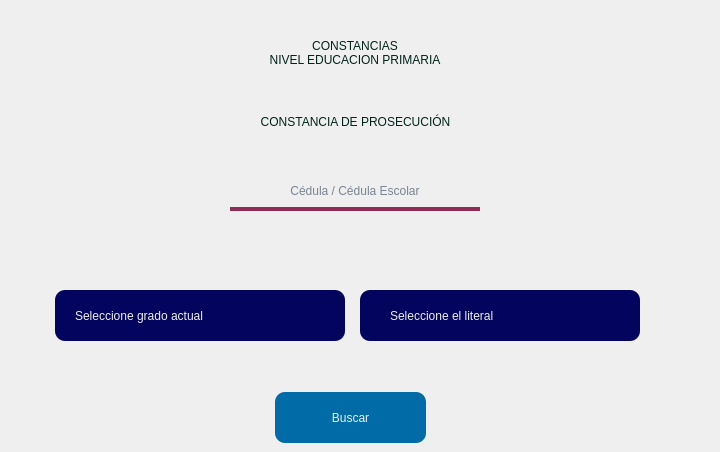
       <widget class="QWidget" name="ConsPro">
        <widget class="QLabel" name="Prim_Label">
         <property name="geometry">
          <rect>
           <x>0</x>
           <y>12</y>
           <width>710</width>
           <height>81</height>
          </rect>
         </property>
         <property name="styleSheet">
          <string notr="true">font: 28pt &quot;Arial Black&quot;;
color: #00241b;
</string>
         </property>
         <property name="text">
          <string>CONSTANCIAS
NIVEL EDUCACION PRIMARIA</string>
         </property>
         <property name="alignment">
          <set>Qt::AlignCenter</set>
         </property>
         <property name="margin">
          <number>0</number>
         </property>
         <property name="indent">
          <number>-1</number>
         </property>
        </widget>
        <widget class="QComboBox" name="ComboPrimAct">
         <property name="geometry">
          <rect>
           <x>55</x>
           <y>290</y>
           <width>290</width>
           <height>51</height>
          </rect>
         </property>
         <property name="styleSheet">
          <string notr="true">QComboBox { 
	border-radius: 10px;
	background: #03045e;
	padding-left: 25px;
	color: #F0F0F0;
	padding-left: 20px;
	font: 17pt &quot;Arial&quot;;
}

QComboBox QAbstractItemView{
	background-color: #3E6D9C;
	color: #F0F0F0;
 
	selection-background-color: #3E6D9C;
	selection-color: #3E6D9C;
	
	font: 45 bold 12pt &quot;URW Gothic [urw]&quot;;
	color: #F0F0F0;
}

QComboBox::drop-down {
	border: 0px;
}
</string>
         </property>
         <property name="editable">
          <bool>false</bool>
         </property>
         <property name="currentText">
          <string>Seleccione grado actual</string>
         </property>
         <property name="currentIndex">
          <number>0</number>
         </property>
         <property name="iconSize">
          <size>
           <width>16</width>
           <height>16</height>
          </size>
         </property>
         <property name="placeholderText">
          <string/>
         </property>
         <property name="frame">
          <bool>true</bool>
         </property>
         <item>
          <property name="text">
           <string>Seleccione grado actual</string>
          </property>
         </item>
        </widget>
        <widget class="QComboBox" name="ComboPrimLit">
         <property name="geometry">
          <rect>
           <x>360</x>
           <y>290</y>
           <width>280</width>
           <height>51</height>
          </rect>
         </property>
         <property name="styleSheet">
          <string notr="true">QComboBox { 
	border-radius: 10px;
	background: #03045e;
	padding-left: 25px;
	color: #F0F0F0;
	padding-left: 30px;
	font: 17pt &quot;Arial&quot;;
}

QComboBox QAbstractItemView{
	background-color: #3E6D9C;
	color: #F0F0F0;
 
	selection-background-color: #3E6D9C;
	selection-color: #3E6D9C;
	
	font: 45 bold 12pt &quot;URW Gothic [urw]&quot;;
	color: #F0F0F0;
}

QComboBox::drop-down {
	border: 0px;
}
</string>
         </property>
         <item>
          <property name="text">
           <string>Seleccione el literal</string>
          </property>
         </item>
        </widget>
        <widget class="QPushButton" name="SearchConstProsecPrim_Btn">
         <property name="geometry">
          <rect>
           <x>275</x>
           <y>392</y>
           <width>151</width>
           <height>51</height>
          </rect>
         </property>
         <property name="focusPolicy">
          <enum>Qt::NoFocus</enum>
         </property>
         <property name="styleSheet">
          <string notr="true">QPushButton#SearchConstProsecPrim_Btn{
background-color: #006BA6;
border-radius: 10px;
font: bold 15pt &quot;Arial&quot;;
color: #F0F0F0;
}

QPushButton#SearchConstProsecPrim_Btn:pressed{
background: #03045e;
}</string>
         </property>
         <property name="text">
          <string>Buscar</string>
         </property>
        </widget>
        <widget class="QLineEdit" name="Ced_Search_Prim">
         <property name="geometry">
          <rect>
           <x>230</x>
           <y>170</y>
           <width>250</width>
           <height>41</height>
          </rect>
         </property>
         <property name="styleSheet">
          <string notr="true">background-color: transparent;
color: #011936;
font: 15pt &quot;Arial&quot;;
border: 4px solid Transparent;
border-bottom-color: #8F2D56;</string>
         </property>
         <property name="text">
          <string/>
         </property>
         <property name="maxLength">
          <number>11</number>
         </property>
         <property name="alignment">
          <set>Qt::AlignCenter</set>
         </property>
         <property name="placeholderText">
          <string>Cédula / Cédula Escolar</string>
         </property>
        </widget>
        <widget class="QLabel" name="ProsecPrim">
         <property name="geometry">
          <rect>
           <x>0</x>
           <y>96</y>
           <width>711</width>
           <height>51</height>
          </rect>
         </property>
         <property name="styleSheet">
          <string notr="true">font: 18pt &quot;Arial Black&quot;;
color: #00241b;
</string>
         </property>
         <property name="text">
          <string>CONSTANCIA DE PROSECUCIÓN</string>
         </property>
         <property name="alignment">
          <set>Qt::AlignCenter</set>
         </property>
        </widget>
       </widget>
